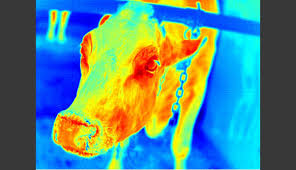
#> input picture test_input/cow_test_1.jpg, 296 x 170 px; its folder holds only this picture in this run
$ python simulate_mlx.py
#> lines starting #> are read from the running program, lines starting #| are printed output that depends on the picture
import cv2
import os
import glob

# ================= CONFIGURATION =================
INPUT_FOLDER = "test_input"       # Your original high-res images
OUTPUT_FOLDER = "test_input_mlx"  # Where to save the 32x24 simulations
# =================================================

def main():
    if not os.path.exists(OUTPUT_FOLDER):
        os.makedirs(OUTPUT_FOLDER)

    # Get all images
    files = []
    for ext in ['*.jpg', '*.jpeg', '*.png', '*.JPG']:
        files.extend(glob.glob(os.path.join(INPUT_FOLDER, ext)))

    print(f"found {len(files)} images. Simulating MLX90640 (32x24)...")

    for file in files:
        filename = os.path.basename(file)

        # 1. Read Original Image
        img = cv2.imread(file)
#> img is the input picture: shape (170, 296, 3); mean B, G, R 130.9, 138.7, 89.5
        if img is None: continue

        # 2. Downscale to 32x24 (MLX Resolution)
        # INTER_AREA is best for shrinking images without aliasing
        mlx_tiny = cv2.resize(img, (32, 24), interpolation=cv2.INTER_AREA)
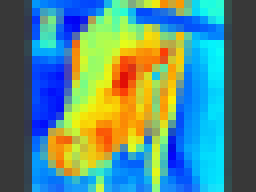
#> mlx_tiny: shape (24, 32, 3) (shown 8 times larger); mean B, G, R 130.9, 138.7, 89.5

        # 3. Upscale back to 320x320 (Optional - For Visualization ONLY)
        # We save the TINY version for testing, but if you want to see
        # how "blocky" it is for the AI, we can upscale it with Nearest Neighbor.
        # This keeps the sharp "Minecraft blocks" look.
        mlx_blocky = cv2.resize(mlx_tiny, (320, 320), interpolation=cv2.INTER_NEAREST)
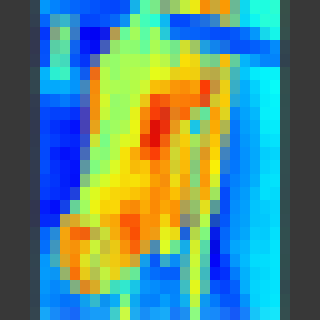
#> mlx_blocky: shape (320, 320, 3); mean B, G, R 130.9, 138.7, 89.6

        # 4. Save the result
        # We save the upscaled 'blocky' version so the batch_test script
        # doesn't have to struggle resizing a 32px tiny dot.
        # This represents exactly the information loss of the MLX90640.
        save_path = os.path.join(OUTPUT_FOLDER, filename)
        cv2.imwrite(save_path, mlx_blocky)

        print(f"✅ Converted: {filename}")

    print(f"\n🎉 Done! Images saved in '{OUTPUT_FOLDER}'.")
    print("👉 Now run 'batch_test.py' and change INPUT_FOLDER to 'test_input_mlx'.")

if __name__ == "__main__":
    main()
